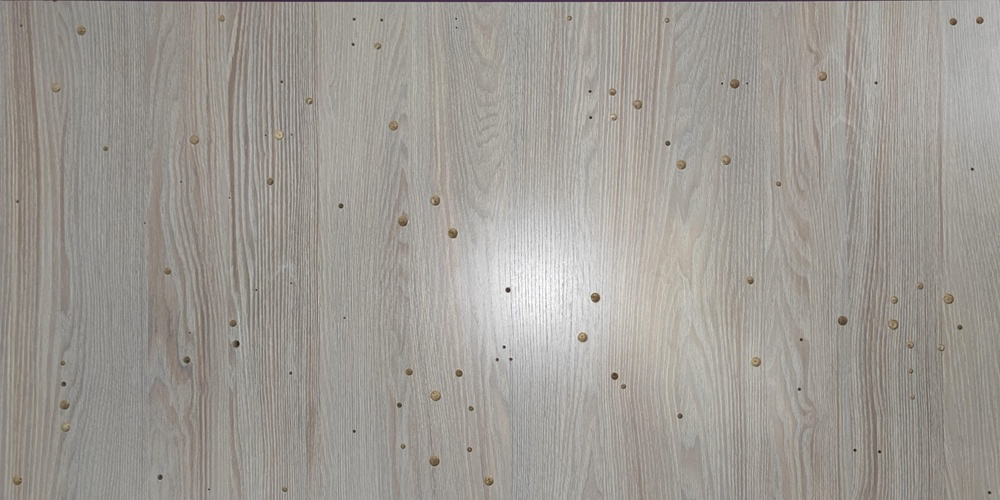
#> input picture project/real_detection/res.jpg, 1000 x 500 px, shrunk from 10000 x 5000 before the run
$ jupyter execute --allow-errors FindHolesSVC.ipynb   (shell and % lines are left out)
#> lines starting #> are read from the running program, lines starting #| are printed output that depends on the picture; after the words box and inside, x2 and y2 are one past the last pixel; in counts of white or black regions, pixels touching at a corner belong together
[cell 1]
import cv2
import numpy as np
from skimage.io import imread, imsave
from matplotlib import pyplot as plt
from sklearn.svm import LinearSVC, SVC
from scipy import ndimage

[cell 2]
def flatten_img(img):
    x, y, c = img.shape
    return img.reshape((x * y, c))

[cell 3]
img = imread('res.jpg')
#> img is the input picture: shape (500, 1000, 3); mean R, G, B 158.4, 154.3, 148.5
plt.imshow(img)

[cell 4]
mask = imread('mask_svc.png')
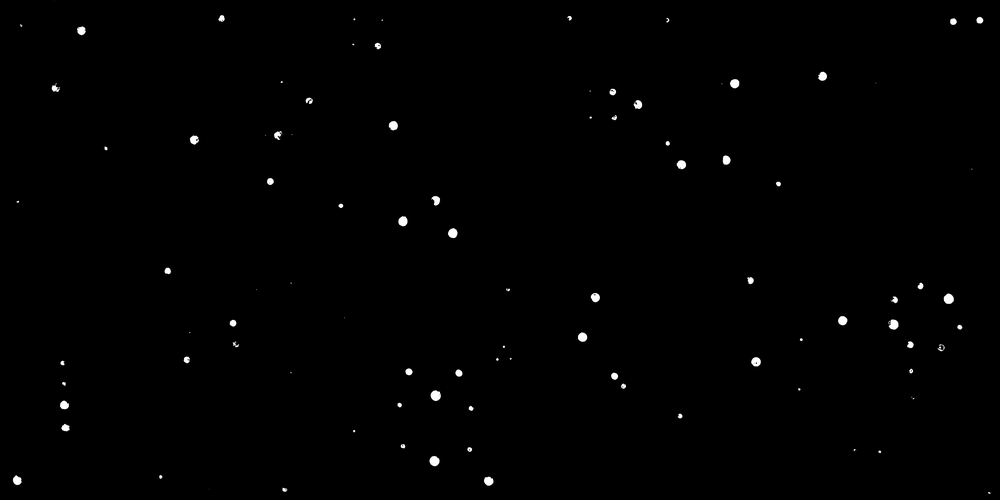
#> input picture project/real_detection/mask_svc.png, 1000 x 500 px, shrunk from 10000 x 5000 before the run
#> mask is the input picture: shape (500, 1000); min 0, max 255, mean 1.3
# mask.png generate by GenTrainLabels.ipynb
plt.imshow(mask, cmap='gray')

[cell 5]
img_tmp = img[:, :1000, :]
plt.imshow(img_tmp)

[cell 6]
svc = LinearSVC()

#> (a cell that did not finish here is left out)

#> (a cell that did not finish here is left out)

#> (a cell that did not finish here is left out)

[cell 10]
kernel_35 = np.zeros((35, 35), dtype=np.uint8)
cv2.circle(kernel_35, (17, 17), 17, (255,), -1)
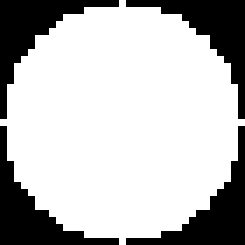
#> kernel_35: shape (35, 35) (shown 7 times larger); 73.6% white; 4 black regions, box (x1, y1, x2, y2) and area: (0, 0, 17, 17) 81, (18, 0, 35, 17) 81, (0, 18, 17, 35) 81, (18, 18, 35, 35) 81
plt.imshow(kernel_35, cmap='gray')

[cell 11]
kernel_15 = np.zeros((15, 15), dtype=np.uint8)
cv2.circle(kernel_15, (7, 7), 7, (255,), -1)
plt.imshow(kernel_15, cmap='gray')
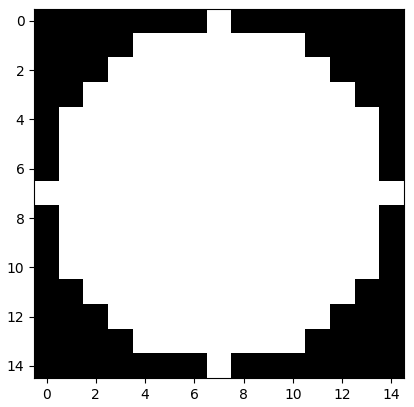
#> figure drawn by matplotlib, 1 panel

#> (a cell that did not finish here is left out)

#> (a cell that did not finish here is left out)

[cell 14]
img_tmp = img.copy()
count = 0
r_pred = []
y_pred = []

#> (the rest of this cell did not finish here and is left out)

[cell 15]
imsave("res-real.png", img_tmp)

[cell 16]
import pandas as pd

[cell 17]
dataset = pd.read_csv("pred_circles.txt", sep=',', header = 0)
#> (reads project/real_detection/pred_circles.txt from the repository)
